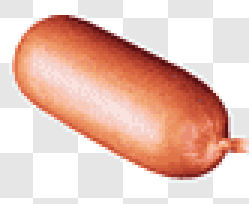
#> input picture sausage.png, 83 x 68 px, found by its file name (shown 3 times larger)
$ python '연습_마우스커서추적.py'
#> lines starting #> are read from the running program, lines starting #| are printed output that depends on the picture
import cv2
import numpy as np

item = cv2.imread(r'C:\Users\leemh\Desktop\opencv-snake-game-master\opencv-snake-game-master\sausage.png', cv2.IMREAD_ANYCOLOR)
#> item is the input picture: shape (68, 83, 3); mean B, G, R 183.2, 195.3, 231.8
# item = cv2.imdecode(np.fromfile(ssg, np.uint8), -1)

number_list = item.shape  # 이미지의 3차원 배열을 변수에 저장
#> number_list = (68, 83, 3)
number = int(number_list[2]) - 1
#> number = 2
item_mask = item[:, :, number]
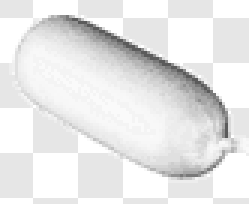
#> item_mask: shape (68, 83) (shown 3 times larger); min 91, max 255, mean 231.8
item_mask_inv = cv2.bitwise_not(item_mask)
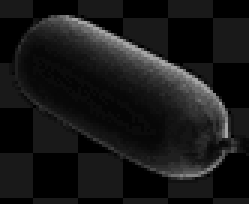
#> item_mask_inv: shape (68, 83) (shown 3 times larger); min 0, max 164, mean 23.2
item = item[:, :, 0:3]
item = cv2.resize(item, (40, 40), interpolation=cv2.INTER_AREA)
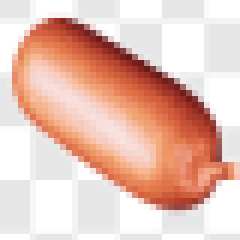
#> item: shape (40, 40, 3) (shown 6 times larger); mean B, G, R 183.2, 195.3, 231.8
item_mask = cv2.resize(item_mask, (40, 40), interpolation=cv2.INTER_AREA)
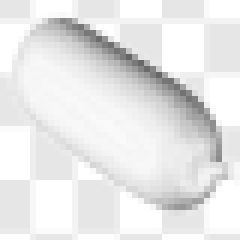
#> item_mask: shape (40, 40) (shown 6 times larger); min 101, max 255, mean 231.8
item_mask_inv = cv2.resize(item_mask_inv, (40, 40), interpolation=cv2.INTER_AREA)
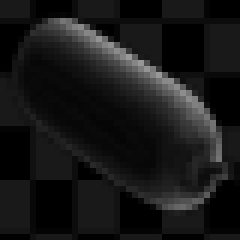
#> item_mask_inv: shape (40, 40) (shown 6 times larger); min 0, max 154, mean 23.2

def mouse_callback(event, x, y, flags, param):
    print('마우스 위치는 x :', x, 'y: ', y)
    roi = img[y:y + 40, x:x + 40]
    img_bg = cv2.bitwise_and(roi, roi, mask=item_mask_inv)
    img_fg = cv2.bitwise_and(item, item, mask=item_mask)
    dst = cv2.add(img_bg, img_fg)
    img[y:y + 40, x:x + 40] = dst


img = np.zeros((480, 640, 3), np.uint8)

cv2.namedWindow('image')
cv2.setMouseCallback('image', mouse_callback)

while True:
    cv2.imshow('image', img)

    key = cv2.waitKey(1) & 0xFF
#> (key Esc is pressed here)

    if key == 27:
        print('end')
        break


cv2.destroyAllWindows()
